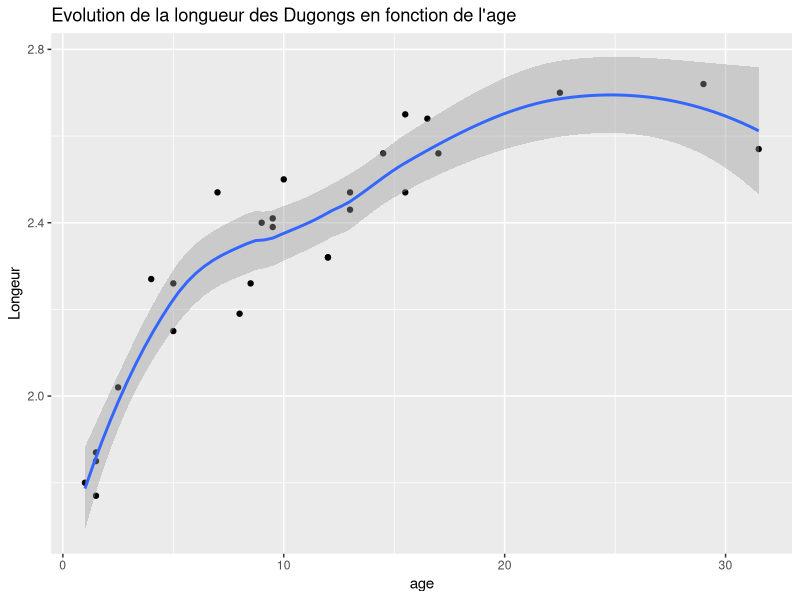
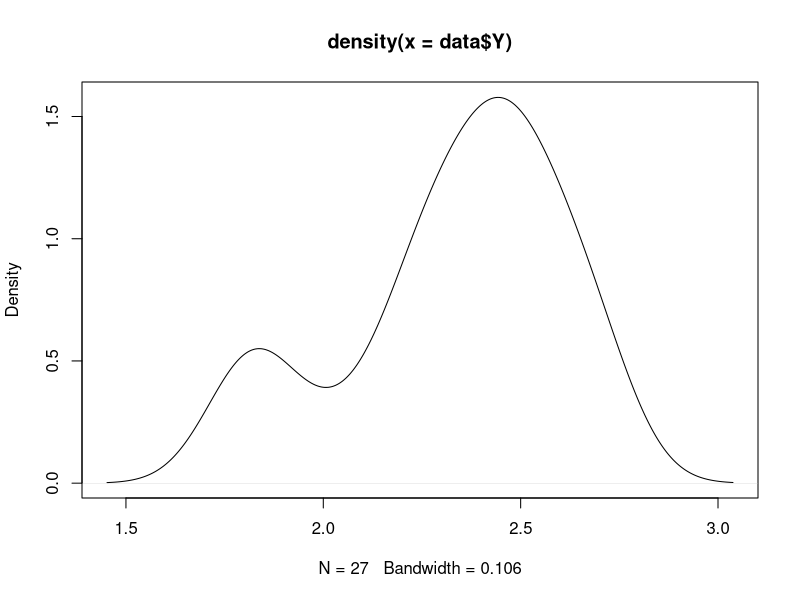
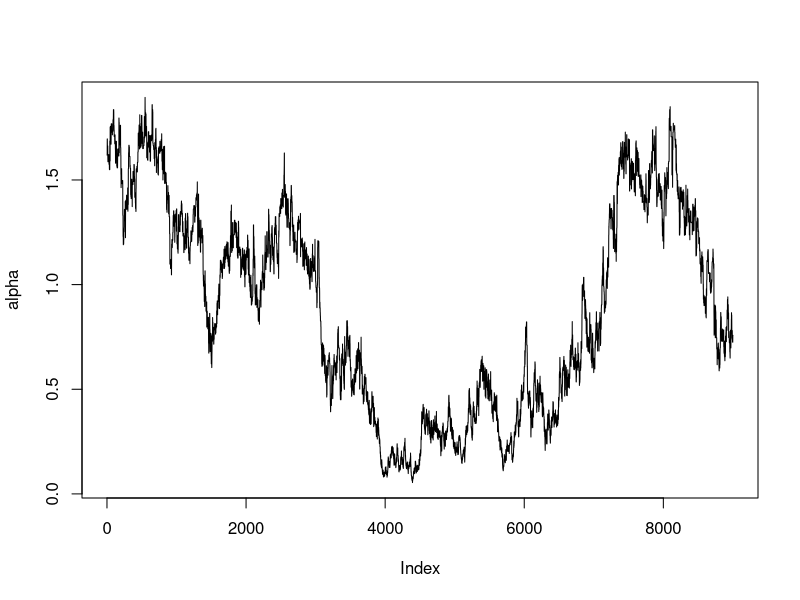
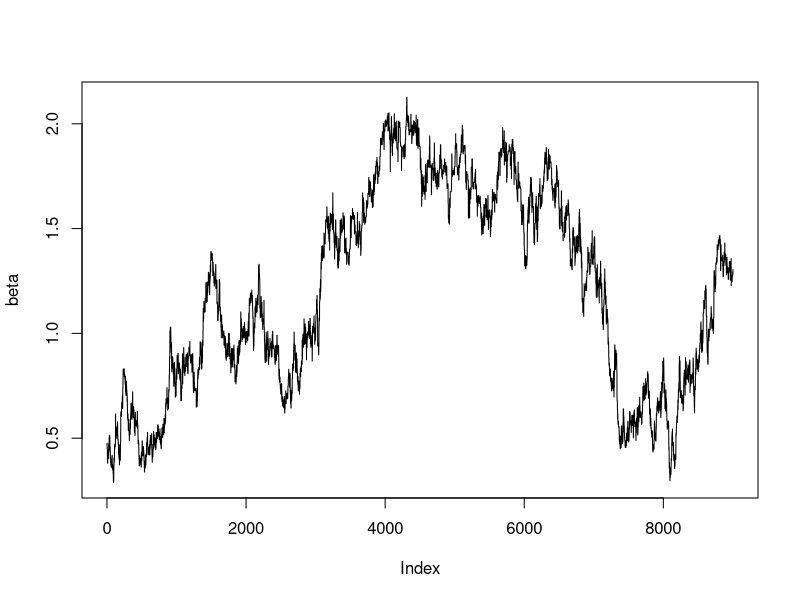
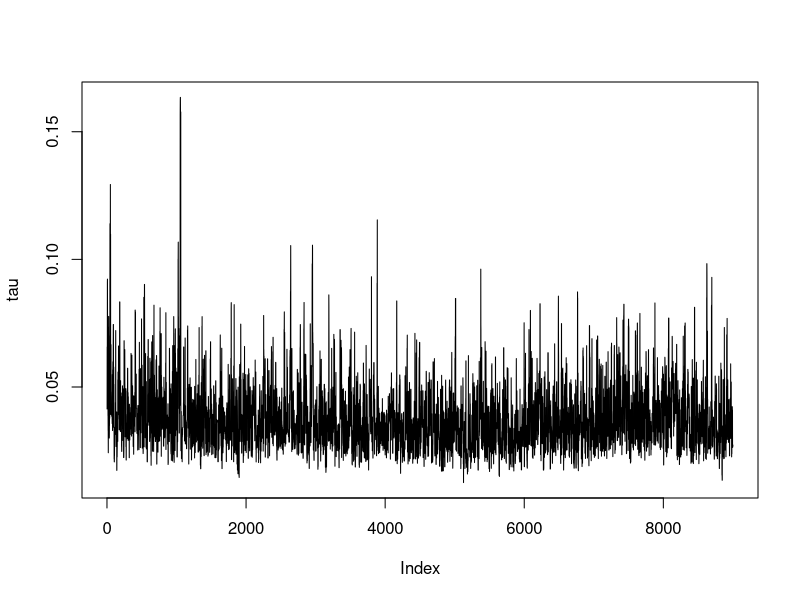
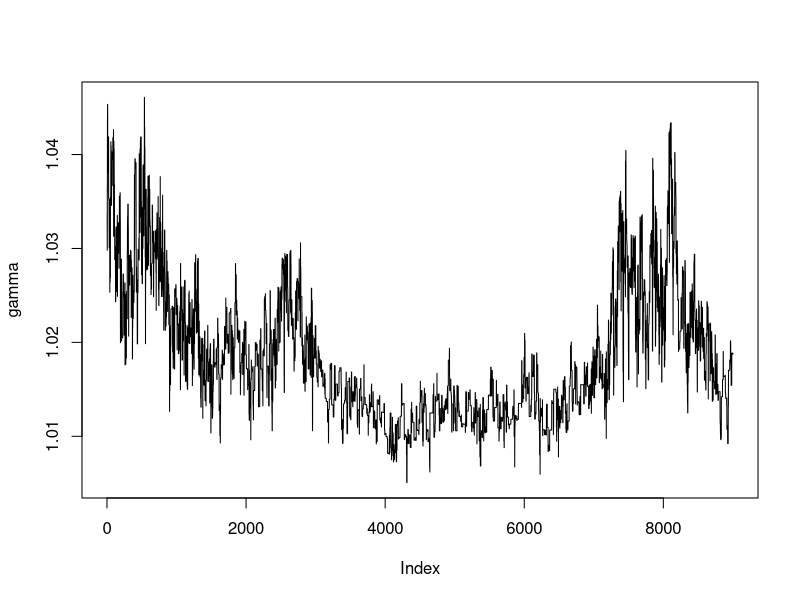

These charts were generated, in order, by the following R code: (Note: this script raises an error after producing the figures.)
## ---- chunk 1
knitr::opts_chunk$set(echo = TRUE)
library(ggplot2)
#install.packages("truncnorm")
library(truncnorm)
## ---- chunk 2
X <- c(1, 1.5, 1.5, 1.5, 2.5, 4, 5, 5, 7, 8, 8.5, 9, 9.5, 9.5, 10, 
12, 12, 13, 13, 14.5, 15.5, 15.5, 16.5, 17, 22.5, 29, 31.5)

Y <- c(1.8, 1.85, 1.87, 1.77, 2.02, 2.27, 2.15, 2.26, 2.47, 2.19, 
2.26, 2.4, 2.39, 2.41, 2.5, 2.32, 2.32, 2.43, 2.47, 2.56, 2.65, 
2.47, 2.64, 2.56, 2.7, 2.72, 2.57)

data <- data.frame(X,Y)

ggplot(data,mapping = aes(X,Y))+
  geom_point()+
  geom_smooth()+
  ggtitle("Evolution de la longueur des Dugongs en fonction de l'age") +
  xlab("age") + ylab("Longeur")

## ---- chunk 3
y <- density(data$Y)
plot(y)
## ---- chunk 4


dugong <- function(age, Y, nchain = 10^4, prop_sd = c(0.08,0.06,0.5,0.009)){

  init <- c(2.5, 0.9, 0.1, 0.9)  #alpha, beta (alpha et beta superieur à 1), tau (standard deviation donc on commence à 1) et gamma (entre 0 et 1 donc on prend 0.5)   
  chain <- matrix(NA, nchain + 1, 4)
  chain[1,] <- init
  acc_rates <- rep(0, 4)
  n<-length(Y)
  
  for (iter in 1:nchain){
    current <- chain[iter,]
    
    ## Mise a jour de alpha, beta, tau et gamma 
    
    for (j in 1:4){
      
      prop <- current
      prop[j] <- rlnorm(1 ,meanlog = log(current[j]),prop_sd[j])
      kernel.ratio<-(prop[j]/current[j])
      
      top <- -(n/2)*log(prop[3]) - sum((Y - prop[1] - prop[2]*prop[4]^age)^2)*(1/(2*prop[3])) 
      
      bottom <- -(n/2)*log(current[3]) - sum((Y - current[1] - current[2]*current[4]^age)^2)*(1/(2*current[3])) 
      acc_prob <- exp(top - bottom)*kernel.ratio
      

      if (runif(1) < acc_prob){
        current <- prop
        acc_rates[j] <- acc_rates[j] + 1
      }
    }
    

    
    ## Sauvegardons le nouvel etat
    chain[iter+1,] <- current
  }
  
  return(list(chain = chain, acc_rates = acc_rates / nchain))
}


nchain=10000
CM_params <- dugong(X, Y, nchain )


#CM_params
## remove burning period
CM_params$chain <- CM_params$chain[-(1:1000),]
expression<-c('alpha','beta','tau','gamma')
#plot
for (j in 1:4)
  plot(CM_params$chain[,j], type = "l", ylab = expression[j])



## ---- chunk 5
#le taux d'acceaptation
CM_params$acc_rates

## ---- chunk 6
#ACP

acp(CM_params$chain )

## ---- chunk 7
tail(CM_params$chain,5)

## ---- chunk 8

## ---- chunk 9

#on trace les densité 
par(mfrow = c(1, 2), mar = c(4, 5, 0.5, 0.5))

for (j in 1:4)
  plot(density(CM_params$chain[,j]), type = "l", ylab = expression[j])


## ---- chunk 10
#on trace les densité 
par(mfrow = c(1, 2), mar = c(4, 5, 0.5, 0.5))
density(CM_params$chain[,2])

## ---- chunk 11
